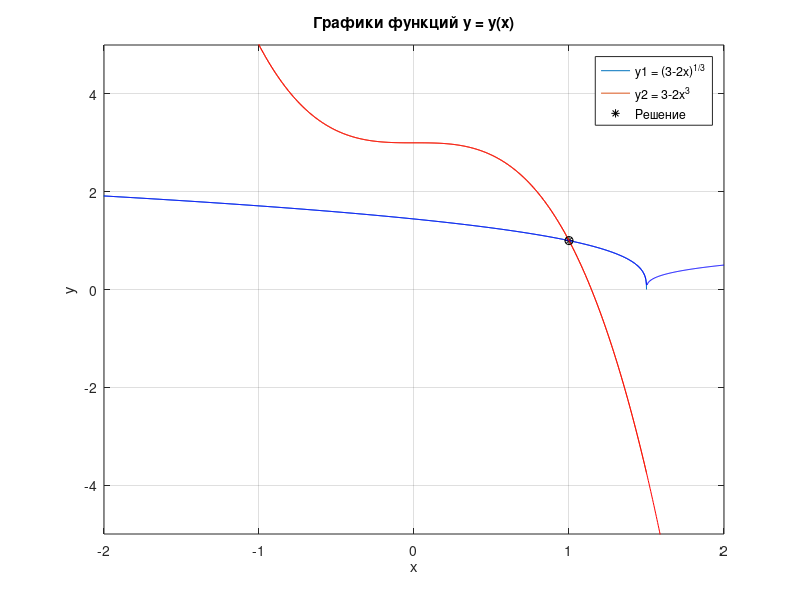

Write MATLAB code to recreate this figure.
% opción 22
%% número 1 (gráficos)
clc, clearvars, close all;
% Система уравнений:
% 2x + y^3 = 3
% 2x^3 + y = 3
x = linspace(-10, 1.5, 10000);
y1 = ((3-2*x)).^((1/3));
y2 = 3 - 2*x.^3;

plot(x,y1)
title('Графики функций y = y(x)'), xlabel('x'), ylabel('y'), grid on;
hold on; 
plot(x,y2)
ylim([-5 15]);
xlim([-4 2]);

function f = fun(x)
    f(1) = 2*x(1) + x(2)^3 - 3;
    f(2) = 2*x(1)^3 + x(2) - 3;
end

x = [1 1];
[xr, fr, exitflag] = fsolve(@fun, x);

plot(xr(1), xr(2), 'k*')
legend('Y1', 'Y2', 'desicion'); 


%% número 2 (gráficos)

lambda = [-1/3; -1/2];

clc, clearvars, close all;

% Правильные уравнения для графиков
x = linspace(-2, 2, 1000);  % Изменил диапазон для лучшей визуализации
y1 = (3 - 2*x).^(1/3);      % y^3 = 3 - 2x
y2 = 3 - 2*x.^3;            % y = 3 - 2x^3

plot(x, y1, 'b')
hold on;
plot(x, y2, 'r')
title('Графики функций y = y(x)'), xlabel('x'), ylabel('y'), grid on;
ylim([-5 5]);
xlim([-2 2]);

% Функция для fsolve (должна соответствовать графикам)
function f = func(x)
    f = [2*x(1) + x(2)^3 - 3;   % 2x + y^3 = 3 (как в графике y1)
         2*x(1)^3 + x(2) - 3];   % 2x^3 + y = 3 (как в графике y2)
end

% Находим решение
initial_guess = [1; 1];
xr = fsolve(@func, initial_guess);

% Отображаем решение
plot(xr(1), xr(2), 'ko')
legend('y1 = (3-2x)^{1/3}', 'y2 = 3-2x^3', 'Решение');











